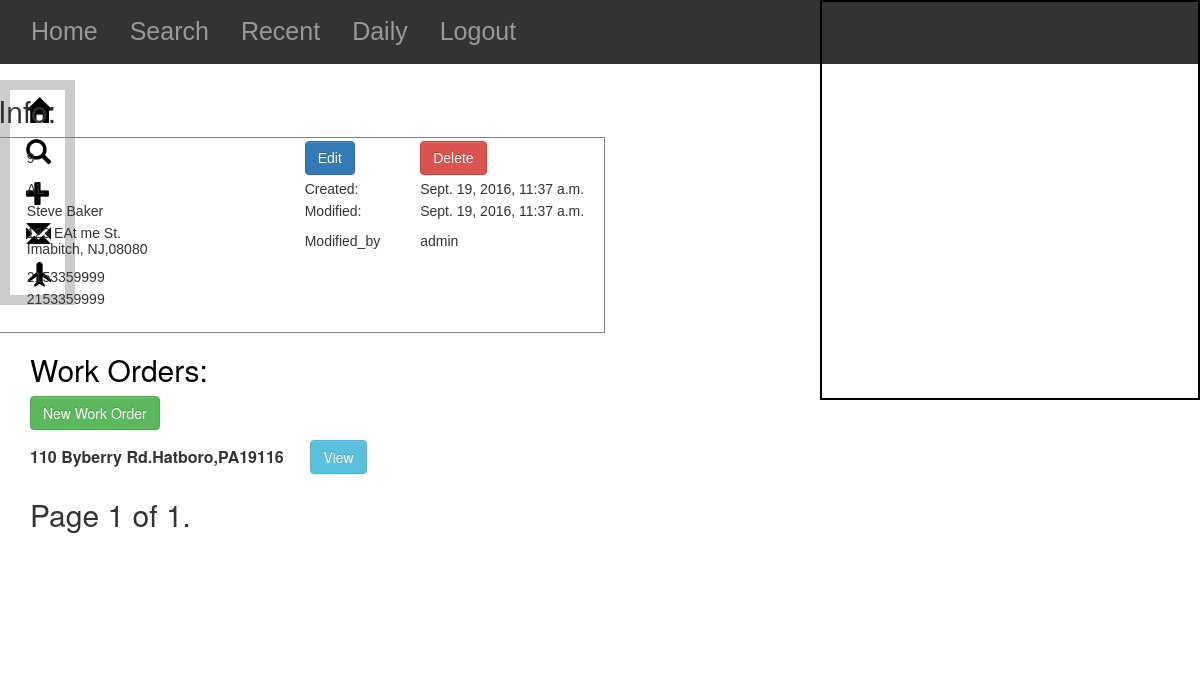
/customers/9/, run on an earlier commit of the app's database.
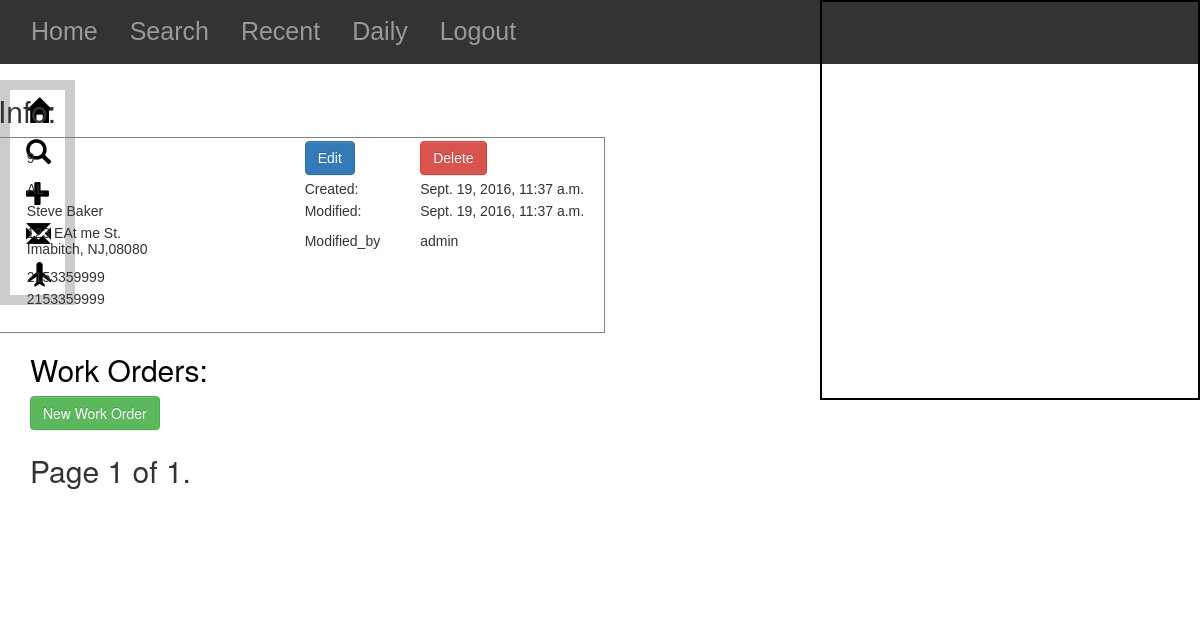
And on a later commit of the database.
### Customers/models.py (models this page shows, shortened)
class WorkOrder(models.Model):
    customer_id = models.ForeignKey(
        'Customer',
    )
    user = models.ForeignKey(settings.AUTH_USER_MODEL, default=1)
    modified_by = models.CharField(max_length=50, default=1)
    jobId= models.AutoField(primary_key=True)
    jobStreet = models.CharField(max_length=25)
    jobCity = models.CharField(max_length=20)
    jobState = models.CharField(max_length=2)
    jobZip = models.CharField(max_length=5)
    stories = models.IntegerField()
    access = models.CharField(max_length=20)
    problem = models.CharField(max_length=200)
    notes = models.CharField(max_length=150, blank=True)
    picture = models.ImageField(null=True,blank=True)
    assigned_to = models.CharField(choices=LEAD_ASSIGNED_CHOICES,max_length=20, blank=True, default="")
    contract = models.FileField(upload_to=upload_location, blank=True)
    crew_assigned = models.CharField(choices=JOB_ASSIGNED_CHOICES ,max_length=50, blank=True, default="")
    completed = models.BooleanField(default=False, blank=True)
    created = models.DateTimeField(auto_now=False, auto_now_add=True)
    modified = models.DateTimeField(auto_now=True, auto_now_add=False)
    latlng = models.CharField(blank=True, max_length=100, default="")
    lat = models.FloatField(blank=True, max_length=100, default=0)
    lng = models.FloatField(blank=True, max_length=100, default=0)
    class Meta:
        ordering = ["-created", "-modified"]

### Customers/views.py (the view)
# urls.py: url(r'^(?P<id>\d+)/$', customer_detail, name='detail'),
def customer_detail(request, id):
    instance=get_object_or_404(Customer,id=id)
    queryset_list = instance.workorder_set.all()
    paginator = Paginator(queryset_list, 15) # show 15 customers per page
    page_request_var = "page"
    page = request.GET.get(page_request_var)
    try:
        queryset = paginator.page(page)
    except PageNotAnInteger:
        queryset = paginator.page(1)
    except EmptyPage:
        queryset = paginator.page(paginator.num_pages)
    context ={
            "title":"Customer Info:",
            "instance":instance,
            "lat":instance.lat,
            "lng":instance.lng,
            "workorder":queryset,
            "page_request_var": page_request_var,
    }
    return render(request, "customer_detail.html", context)

### Customers/models.py (called while the page is built)
    def get_absolute_url(self):
        return reverse("customers:detail", kwargs={"id": self.id})

### Customers/templates/customer_detail.html (shortened to what the changed rows need)
{% extends "base.html" %}
{% block content %}
<div class="container">
<div id='customer_info_div' class='customer_info col-sm-10'>
    <h2>Customer Info:</h2>
        <table class="tg">
          <tr>
            <th class="tg-to66">Customer #</th>
            <th class="tg-yw4l">{{instance.id}}</th>
            <th class="tg-yw4l"></th>
            <th class="tg-yw4l"></th>
            <th class="tg-yw4l"></th>
            <th class="tg-yw4l"></th>
            <th class="tg-yw4l"><a href="{{ instance.get_absolute_url }}edit" class="btn btn-primary" role="button">Edit</a></th>
            <th class="tg-yw4l"><a href="{{ instance.get_absolute_url }}delete"
               onclick="return confirm('Are you sure want to delete this Customer?');"
               class="btn btn-danger" role="button">Delete</a></th>
          </tr>
        </table>
</div>
</div>
{% block workorder-content %}
<div id="workorder_list_div" class=container-fluid">
    <h2>Work Orders:</h2>
    <div id="work_order_info_div">
        {% for obj in workorder %}
        <table class="tg">
  <p><tr>
    <th class="tg-031e">{{obj.jobStreet}}</th>
    <th class="tg-031e">{{obj.jobCity}},</th>
    <th class="tg-031e">{{obj.jobState}}</th>
    <th class="tg-031e">{{obj.jobZip}}</th>
    <th class="tg-031e">&nbsp;&nbsp;&nbsp;{%if obj.completed %} <span class="glyphicon glyphicon-ok" aria-hidden="true">{%endif%}</th>
    <th class="tg-031e">&nbsp;&nbsp;&nbsp;<a href="{{ get_absolute_url }}workorder_detail/{{obj.jobId}}" class="btn btn-info"
                   role="button">View</a></th>
  </tr>
     </p>
</table>
        {% endfor %}
    </div>
</div>
{% endblock workorder-content %}
{% endblock content %}

What changed in the data, as far as the page shows it:
removed WorkOrder: jobStreet "110 Byberry Rd.", jobCity "Hatboro", jobState "PA", jobZip "19116"
